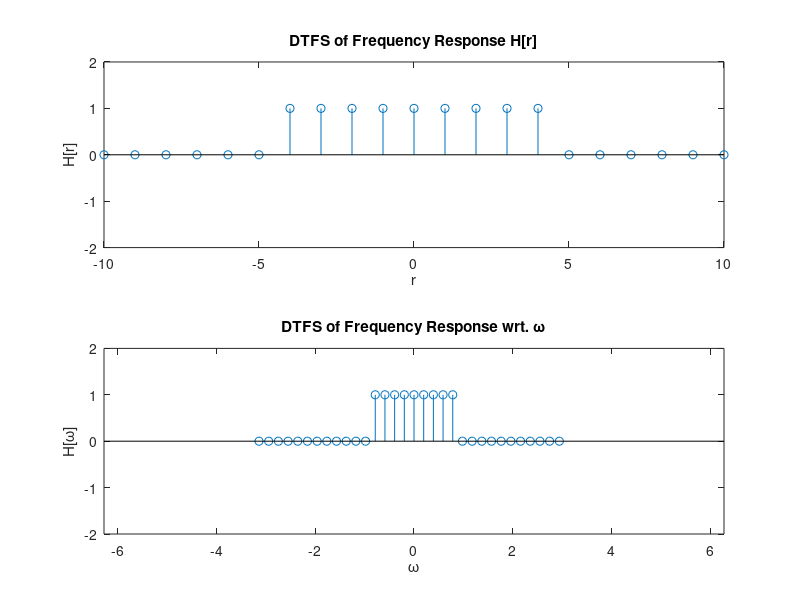
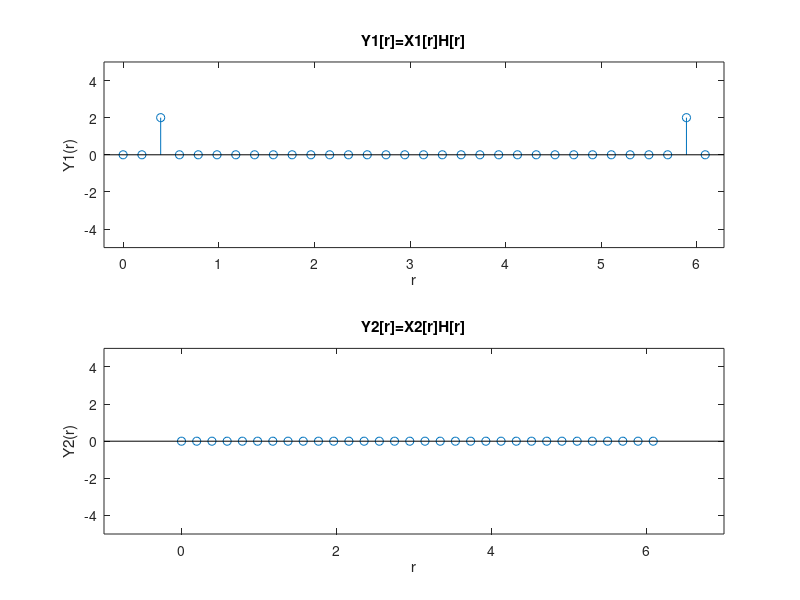

The MATLAB source for these figures, in order:
% Reza Aablue
% 500966944
% Section 05

% Problem C.1
u = @(n) (n>=0) * 1.0 .* (mod(n,1)==0); % Unit step function.
H = @(n) u(n+4)-u(n-5); % H[r] frequency response.
No = 32;
Wo = (2*pi/No);
n = (-16:15);

figure (1);
subplot(2,1,1);
stem (n,H(n));
xlabel('r');
ylabel('H[r]');
axis ([-10 10 -2 2]);
title ('DTFS of Frequency Response H[r]');

subplot(2,1,2);
stem (n.*Wo, H(n));
xlabel('\omega');
ylabel('H[\omega]');
axis ([-2*pi 2*pi -2 2]);
title ('DTFS of Frequency Response wrt. \omega');

% Problem C.2 and C.3
% No = 32 and Wo = (2*pi/No).
n1 = (0:31);
H1 = [ones(1,5) zeros(1,23) ones(1,4)]; % Frequency response H[r].
x1 = @(n1) 4.0*cos(n*pi/8); % x1[n] function.
x2 = @(n1) 4.0*cos(n*pi/2); % x2[n] function.

for r = 0:31
    X1(r+1) = sum (x1(n1).*exp(-1i.*r.*Wo.*n1))/No;
    X2(r+1) = sum (x2(n1).*exp(-1i.*r.*Wo.*n1))/No;
end

figure (2);

subplot(2,1,1);
stem (n1.*Wo, H1.*abs(X1));
axis ([-0.2 2*pi -5 5]);
xlabel ('r');
ylabel ('Y1(r)');
title ('Y1[r]=X1[r]H[r]');

subplot(2,1,2);
stem (n1.*Wo, H1.*abs(X2));
axis ([-1 7 -5 5]);
xlabel ('r');
ylabel ('Y2(r)');
title ('Y2[r]=X2[r]H[r]');